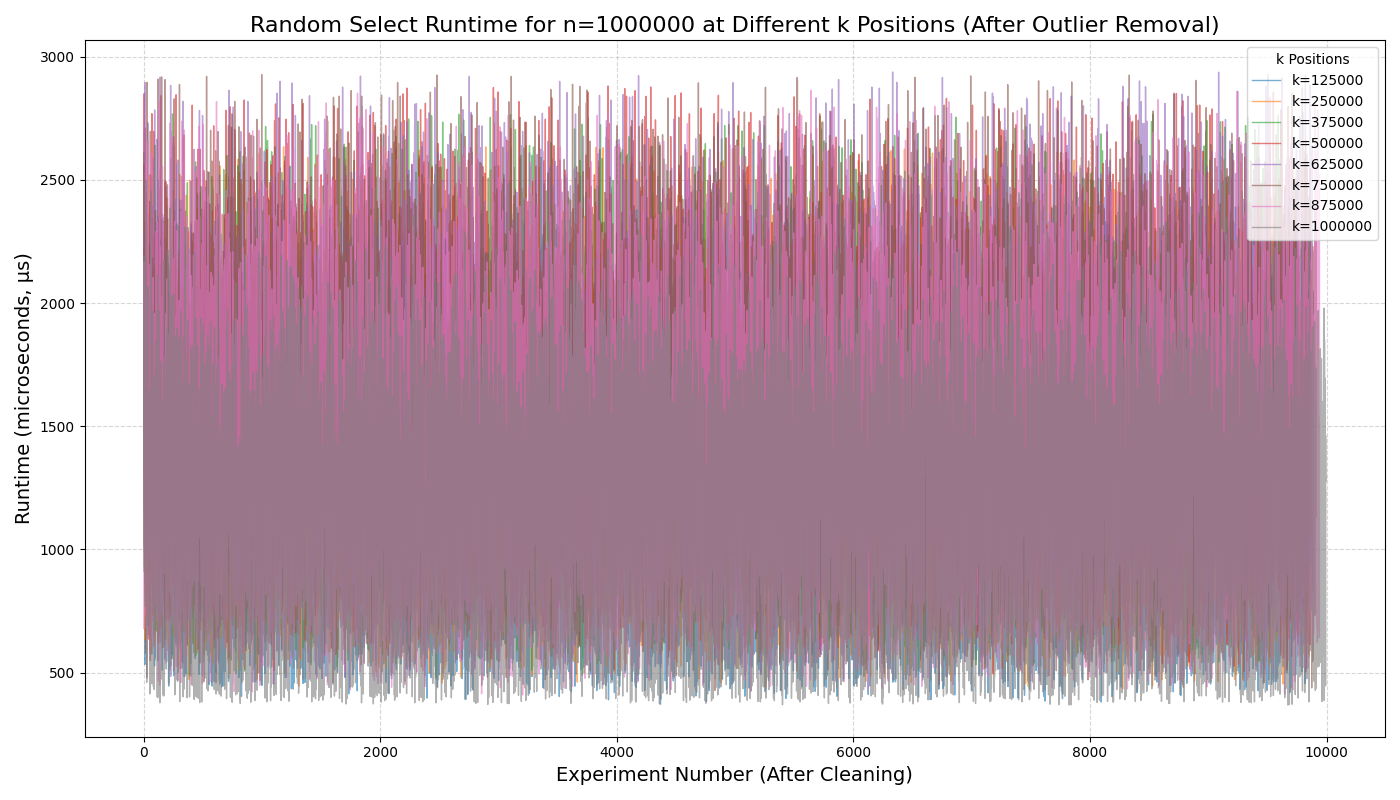

The script that drew this image:
import matplotlib.pyplot as plt
import numpy as np

# 设置文件路径
file_path = "/Users/tang/Course/算法设计与分析/Lab/Lab 1/times/random_continue_1000000.txt"  # 请替换为您的实际文件路径

# 固定的 n 值
n = 1000000

# 定义 k 的位置（k = n/8, 2n/8, ..., 8n/8）
k_positions = [n * i / 8 for i in range(1, 9)]
k_labels = [f"k={int(k)}" for k in k_positions]

# 实验次数
num_experiments = 100

# 初始化一个列表来存储所有 k 的运行时间数据
runtimes = []

# 读取文件并解析数据
try:
    with open(file_path, "r") as file:
        for line_num, line in enumerate(file, start=1):
            # 去除行末的换行符并按空格分割
            run_time_strs = line.strip().split()
            # 检查每行是否有10000个数据
            if len(run_time_strs) != num_experiments:
                raise ValueError(
                    f"第 {line_num} 行的数据数量不为 {num_experiments}，实际为 {len(run_time_strs)}。"
                )
            # 将字符串转换为浮点数
            run_time_floats = [float(rt) for rt in run_time_strs]
            runtimes.append(run_time_floats)
except FileNotFoundError:
    print(f"文件未找到: {file_path}")
    exit(1)
except ValueError as ve:
    print(f"数据格式错误: {ve}")
    exit(1)

# 检查是否有8个 k 的数据
if len(runtimes) != 8:
    print(f"预期8个 k 的数据，但读取到 {len(runtimes)} 个。")
    exit(1)


# 定义一个函数来去除异常值
def remove_outliers(data):
    """
    使用IQR方法去除数据中的异常值。
    """
    q1 = np.percentile(data, 25)
    q3 = np.percentile(data, 75)
    iqr = q3 - q1
    lower_bound = q1 - 1.5 * iqr
    upper_bound = q3 + 1.5 * iqr
    # 过滤数据
    cleaned_data = [x for x in data if lower_bound <= x <= upper_bound]
    return cleaned_data, lower_bound, upper_bound


# 初始化一个列表来存储清洗后的运行时间数据
cleaned_runtimes = []

# 初始化一个字典来存储每个k的异常值范围
outlier_info = {}

# 对每个k的位置进行异常值去除
for i in range(8):
    data = runtimes[i]
    cleaned_data, lower, upper = remove_outliers(data)
    cleaned_runtimes.append(cleaned_data)
    outlier_info[k_labels[i]] = {
        "original_count": len(data),
        "cleaned_count": len(cleaned_data),
        "removed": len(data) - len(cleaned_data),
        "lower_bound": lower,
        "upper_bound": upper,
    }

# 打印异常值去除的信息
for k, info in outlier_info.items():
    print(
        f"{k}: 去除 {info['removed']} 个异常值 (范围: {info['lower_bound']} ≤ x ≤ {info['upper_bound']})"
    )

# 准备x轴数据（实验次数）
# 由于每个k的清洗后数据长度可能不同，我们需要为每个k生成对应的x轴
# 这里，我们将为每个k绘制其清洗后的数据，x轴为清洗后的实验编号

# 创建图形和轴
plt.figure(figsize=(14, 8))

# 为每个 k 绘制运行时间曲线
for i in range(8):
    data = cleaned_runtimes[i]
    x = np.arange(1, len(data) + 1)  # 清洗后的实验编号
    plt.plot(
        x,
        data,
        label=k_labels[i],
        alpha=0.6,  # 设置透明度以便更好地展示重叠部分
        linewidth=1,  # 线宽
    )

# 添加标题和轴标签
plt.title(
    f"Random Select Runtime for n={n} at Different k Positions (After Outlier Removal)",
    fontsize=16,
)
plt.xlabel("Experiment Number (After Cleaning)", fontsize=14)
plt.ylabel("Runtime (microseconds, μs)", fontsize=14)

# 添加图例
plt.legend(title="k Positions", fontsize=10, loc="upper right")

# 添加网格
plt.grid(True, linestyle="--", alpha=0.5)

# 优化布局
plt.tight_layout()

# 显示图表
plt.show()

# 如果需要保存图表，可以使用以下代码：
# plt.savefig('runtime_comparison_n1000000_cleaned.png', dpi=300)
